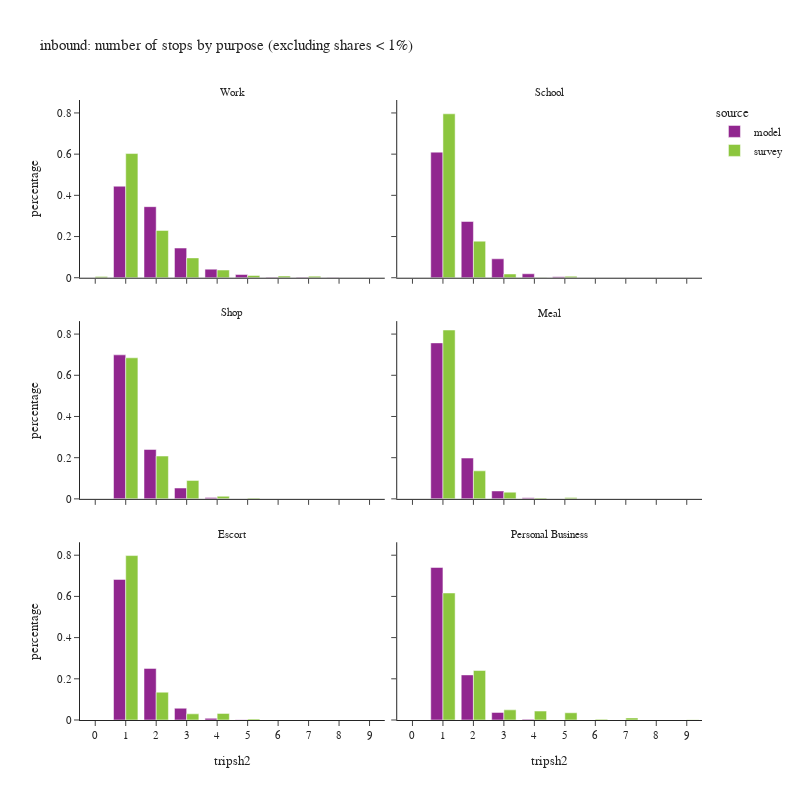

The notebook cell this image was saved under:
### Code cell
df_plot = df_tour.groupby(['tripsh2','pdpurp_label','source'])['toexpfac'].sum().reset_index()
df_plot['percentage'] = df_plot.groupby(['pdpurp_label','source'], group_keys=False)['toexpfac']. \
    apply(lambda x: x / float(x.sum()))
df_plot2 = df_plot.loc[df_plot['percentage'] > 0.001]

fig = px.bar(df_plot2.sort_values(['source','pdpurp_label']),
             x="tripsh2", y="percentage", color="source",barmode="group",
             facet_col='pdpurp_label', facet_col_wrap=2,
             hover_data=['toexpfac'],
             title="inbound: number of stops by purpose (excluding shares < 1%)")
fig.update_layout(height=800, width=800)
fig.for_each_annotation(lambda a: a.update(text = a.text.split("=")[-1]))
fig.for_each_xaxis(lambda a: a.update(dict(dtick = 1, categoryorder='category ascending')))
fig.show()

### Figure 1 — Plotly figure (JSON) as saved in the notebook; plotly's stock layout.template omitted (floating-point values rounded to 4 significant figures)
{"data": [{"alignmentgroup": "True", "customdata": [[973600.0], [756000.0], [315800.0], [91400.0], [33960.0], [5152.0], [3934.0], [2805.0]], "hovertemplate": "source=model<br>pdpurp_label=Work<br>tripsh2=%{x}<br>percentage=%{y}<br>toexpfac=%{customdata[0]}<extra></extra>", "legendgroup": "model", "marker": {"color": "#91268F", "pattern": {"shape": ""}}, "name": "model", "offsetgroup": "model", "orientation": "v", "showlegend": true, "textposition": "auto", "type": "bar", "x": [1, 2, 3, 4, 5, 6, 7, 8], "xaxis": "x5", "y": [0.4443, 0.345, 0.1441, 0.04171, 0.0155, 0.002351, 0.001795, 0.00128], "yaxis": "y5"}, {"alignmentgroup": "True", "customdata": [[445300.0], [199400.0], [67080.0], [14010.0], [3181.0]], "hovertemplate": "source=model<br>pdpurp_label=School<br>tripsh2=%{x}<br>percentage=%{y}<br>toexpfac=%{customdata[0]}<extra></extra>", "legendgroup": "model", "marker": {"color": "#91268F", "pattern": {"shape": ""}}, "name": "model", "offsetgroup": "model", "orientation": "v", "showlegend": false, "textposition": "auto", "type": "bar", "x": [1, 2, 3, 4, 5], "xaxis": "x6", "y": [0.6098, 0.2732, 0.09188, 0.01919, 0.004357], "yaxis": "y6"}, {"alignmentgroup": "True", "customdata": [[705400.0], [242000.0], [53080.0], [7173.0], [1075.0]], "hovertemplate": "source=model<br>pdpurp_label=Shop<br>tripsh2=%{x}<br>percentage=%{y}<br>toexpfac=%{customdata[0]}<extra></extra>", "legendgroup": "model", "marker": {"color": "#91268F", "pattern": {"shape": ""}}, "name": "model", "offsetgroup": "model", "orientation": "v", "showlegend": false, "textposition": "auto", "type": "bar", "x": [1, 2, 3, 4, 5], "xaxis": "x3", "y": [0.6991, 0.2398, 0.05262, 0.00711, 0.001066], "yaxis": "y3"}, {"alignmentgroup": "True", "customdata": [[414900.0], [108500.0], [21060.0], [2860.0]], "hovertemplate": "source=model<br>pdpurp_label=Meal<br>tripsh2=%{x}<br>percentage=%{y}<br>toexpfac=%{customdata[0]}<extra></extra>", "legendgroup": "model", "marker": {"color": "#91268F", "pattern": {"shape": ""}}, "name": "model", "offsetgroup": "model", "orientation": "v", "showlegend": false, "textposition": "auto", "type": "bar", "x": [1, 2, 3, 4], "xaxis": "x4", "y": [0.7573, 0.198, 0.03843, 0.00522], "yaxis": "y4"}, {"alignmentgroup": "True", "customdata": [[558700.0], [205100.0], [46710.0], [6689.0], [1047.0]], "hovertemplate": "source=model<br>pdpurp_label=Escort<br>tripsh2=%{x}<br>percentage=%{y}<br>toexpfac=%{customdata[0]}<extra></extra>", "legendgroup": "model", "marker": {"color": "#91268F", "pattern": {"shape": ""}}, "name": "model", "offsetgroup": "model", "orientation": "v", "showlegend": false, "textposition": "auto", "type": "bar", "x": [1, 2, 3, 4, 5], "xaxis": "x", "y": [0.6826, 0.2506, 0.05706, 0.008172, 0.001279], "yaxis": "y"}, {"alignmentgroup": "True", "customdata": [[401800.0], [118700.0], [19930.0], [1861.0]], "hovertemplate": "source=model<br>pdpurp_label=Personal Business<br>tripsh2=%{x}<br>percentage=%{y}<br>toexpfac=%{customdata[0]}<extra></extra>", "legendgroup": "model", "marker": {"color": "#91268F", "pattern": {"shape": ""}}, "name": "model", "offsetgroup": "model", "orientation": "v", "showlegend": false, "textposition": "auto", "type": "bar", "x": [1, 2, 3, 4], "xaxis": "x2", "y": [0.7405, 0.2189, 0.03673, 0.00343], "yaxis": "y2"}, {"alignmentgroup": "True", "customdata": [[8964.0], [837500.0], [318900.0], [133900.0], [51890.0], [15200.0], [11250.0], [10700.0]], "hovertemplate": "source=survey<br>pdpurp_label=Work<br>tripsh2=%{x}<br>percentage=%{y}<br>toexpfac=%{customdata[0]}<extra></extra>", "legendgroup": "survey", "marker": {"color": "#8CC63E", "pattern": {"shape": ""}}, "name": "survey", "offsetgroup": "survey", "orientation": "v", "showlegend": true, "textposition": "auto", "type": "bar", "x": [0, 1, 2, 3, 4, 5, 6, 7], "xaxis": "x5", "y": [0.006453, 0.6029, 0.2295, 0.09641, 0.03735, 0.01094, 0.008097, 0.007701], "yaxis": "y5"}, {"alignmentgroup": "True", "customdata": [[389300.0], [86870.0], [8943.0], [511.1], [3527.0]], "hovertemplate": "source=survey<br>pdpurp_label=School<br>tripsh2=%{x}<br>percentage=%{y}<br>toexpfac=%{customdata[0]}<extra></extra>", "legendgroup": "survey", "marker": {"color": "#8CC63E", "pattern": {"shape": ""}}, "name": "survey", "offsetgroup": "survey", "orientation": "v", "showlegend": false, "textposition": "auto", "type": "bar", "x": [1, 2, 3, 4, 5], "xaxis": "x6", "y": [0.7959, 0.1776, 0.01828, 0.001045, 0.007211], "yaxis": "y6"}, {"alignmentgroup": "True", "customdata": [[447100.0], [135800.0], [58480.0], [8263.0], [2524.0]], "hovertemplate": "source=survey<br>pdpurp_label=Shop<br>tripsh2=%{x}<br>percentage=%{y}<br>toexpfac=%{customdata[0]}<extra></extra>", "legendgroup": "survey", "marker": {"color": "#8CC63E", "pattern": {"shape": ""}}, "name": "survey", "offsetgroup": "survey", "orientation": "v", "showlegend": false, "textposition": "auto", "type": "bar", "x": [1, 2, 3, 4, 5], "xaxis": "x3", "y": [0.6848, 0.208, 0.08957, 0.01266, 0.003866], "yaxis": "y3"}, {"alignmentgroup": "True", "customdata": [[287800.0], [47770.0], [11440.0], [1657.0], [2424.0]], "hovertemplate": "source=survey<br>pdpurp_label=Meal<br>tripsh2=%{x}<br>percentage=%{y}<br>toexpfac=%{customdata[0]}<extra></extra>", "legendgroup": "survey", "marker": {"color": "#8CC63E", "pattern": {"shape": ""}}, "name": "survey", "offsetgroup": "survey", "orientation": "v", "showlegend": false, "textposition": "auto", "type": "bar", "x": [1, 2, 3, 4, 5], "xaxis": "x4", "y": [0.8198, 0.1361, 0.03257, 0.00472, 0.006904], "yaxis": "y4"}, {"alignmentgroup": "True", "customdata": [[435000.0], [73590.0], [16310.0], [17410.0], [2583.0]], "hovertemplate": "source=survey<br>pdpurp_label=Escort<br>tripsh2=%{x}<br>percentage=%{y}<br>toexpfac=%{customdata[0]}<extra></extra>", "legendgroup": "survey", "marker": {"color": "#8CC63E", "pattern": {"shape": ""}}, "name": "survey", "offsetgroup": "survey", "orientation": "v", "showlegend": false, "textposition": "auto", "type": "bar", "x": [1, 2, 3, 4, 5], "xaxis": "x", "y": [0.7983, 0.135, 0.02994, 0.03195, 0.004741], "yaxis": "y"}, {"alignmentgroup": "True", "customdata": [[213400.0], [83210.0], [17030.0], [15010.0], [12140.0], [1243.0], [3499.0], [519.0]], "hovertemplate": "source=survey<br>pdpurp_label=Personal Business<br>tripsh2=%{x}<br>percentage=%{y}<br>toexpfac=%{customdata[0]}<extra></extra>", "legendgroup": "survey", "marker": {"color": "#8CC63E", "pattern": {"shape": ""}}, "name": "survey", "offsetgroup": "survey", "orientation": "v", "showlegend": false, "textposition": "auto", "type": "bar", "x": [1, 2, 3, 4, 5, 6, 7, 9], "xaxis": "x2", "y": [0.6167, 0.2404, 0.04922, 0.04337, 0.03507, 0.003591, 0.01011, 0.0015], "yaxis": "y2"}], "layout": {"annotations": [{"font": {}, "showarrow": false, "text": "Escort", "x": 0.245, "xanchor": "center", "xref": "paper", "y": 0.2867, "yanchor": "bottom", "yref": "paper"}, {"font": {}, "showarrow": false, "text": "Personal Business", "x": 0.755, "xanchor": "center", "xref": "paper", "y": 0.2867, "yanchor": "bottom", "yref": "paper"}, {"font": {}, "showarrow": false, "text": "Shop", "x": 0.245, "xanchor": "center", "xref": "paper", "y": 0.6433, "yanchor": "bottom", "yref": "paper"}, {"font": {}, "showarrow": false, "text": "Meal", "x": 0.755, "xanchor": "center", "xref": "paper", "y": 0.6433, "yanchor": "bottom", "yref": "paper"}, {"font": {}, "showarrow": false, "text": "Work", "x": 0.245, "xanchor": "center", "xref": "paper", "y": 1.0, "yanchor": "bottom", "yref": "paper"}, {"font": {}, "showarrow": false, "text": "School", "x": 0.755, "xanchor": "center", "xref": "paper", "y": 1.0, "yanchor": "bottom", "yref": "paper"}], "barmode": "group", "height": 800, "legend": {"title": {"text": "source"}, "tracegroupgap": 0}, "title": {"text": "inbound: number of stops by purpose (excluding shares < 1%)"}, "width": 800, "xaxis": {"anchor": "y", "categoryorder": "category ascending", "domain": [0.0, 0.49], "dtick": 1, "title": {"text": "tripsh2"}}, "xaxis2": {"anchor": "y2", "categoryorder": "category ascending", "domain": [0.51, 1.0], "dtick": 1, "matches": "x", "title": {"text": "tripsh2"}}, "xaxis3": {"anchor": "y3", "categoryorder": "category ascending", "domain": [0.0, 0.49], "dtick": 1, "matches": "x", "showticklabels": false}, "xaxis4": {"anchor": "y4", "categoryorder": "category ascending", "domain": [0.51, 1.0], "dtick": 1, "matches": "x", "showticklabels": false}, "xaxis5": {"anchor": "y5", "categoryorder": "category ascending", "domain": [0.0, 0.49], "dtick": 1, "matches": "x", "showticklabels": false}, "xaxis6": {"anchor": "y6", "categoryorder": "category ascending", "domain": [0.51, 1.0], "dtick": 1, "matches": "x", "showticklabels": false}, "yaxis": {"anchor": "x", "domain": [0.0, 0.2867], "title": {"text": "percentage"}}, "yaxis2": {"anchor": "x2", "domain": [0.0, 0.2867], "matches": "y", "showticklabels": false}, "yaxis3": {"anchor": "x3", "domain": [0.3567, 0.6433], "matches": "y", "title": {"text": "percentage"}}, "yaxis4": {"anchor": "x4", "domain": [0.3567, 0.6433], "matches": "y", "showticklabels": false}, "yaxis5": {"anchor": "x5", "domain": [0.7133, 1.0], "matches": "y", "title": {"text": "percentage"}}, "yaxis6": {"anchor": "x6", "domain": [0.7133, 1.0], "matches": "y", "showticklabels": false}}}
